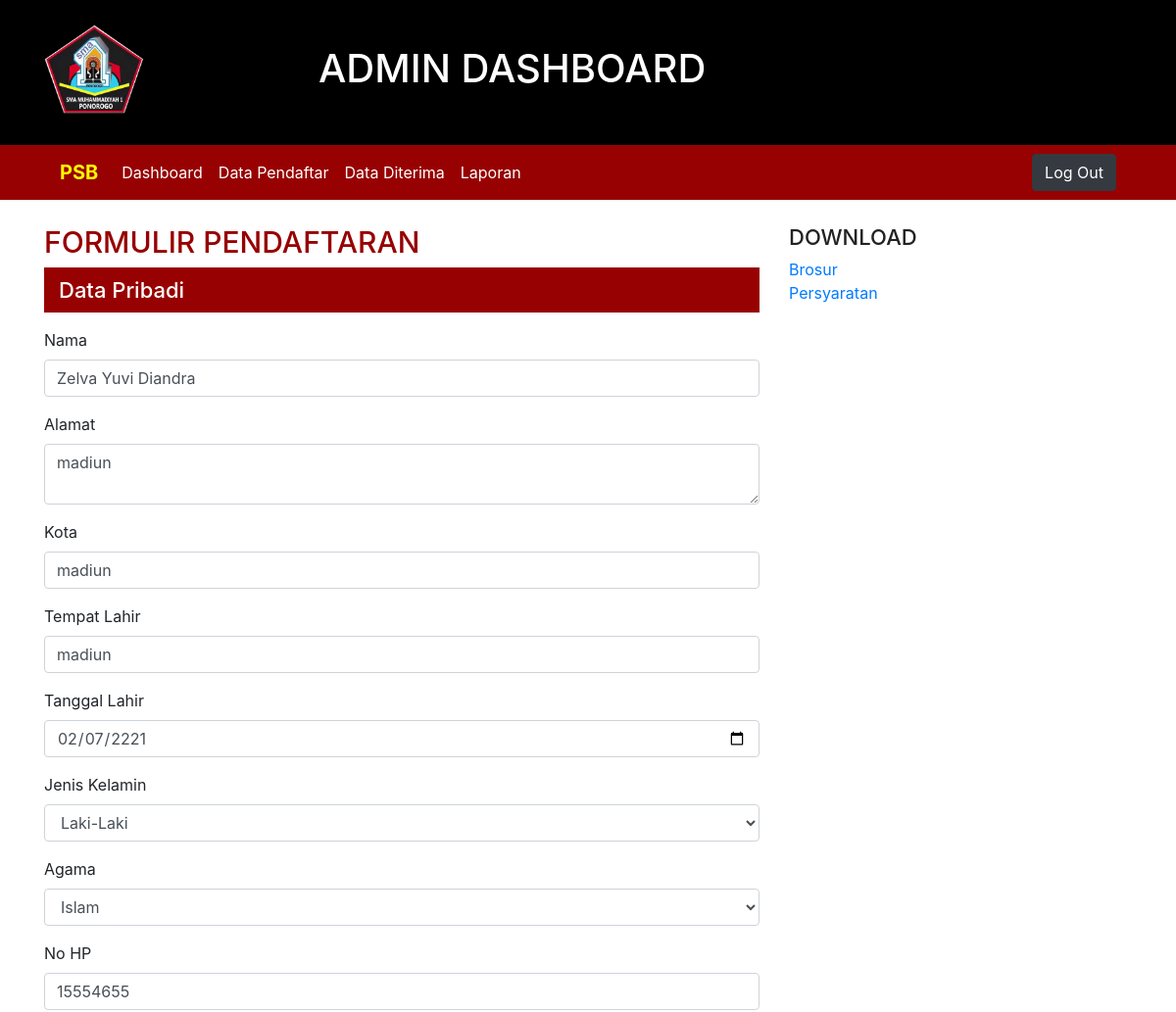
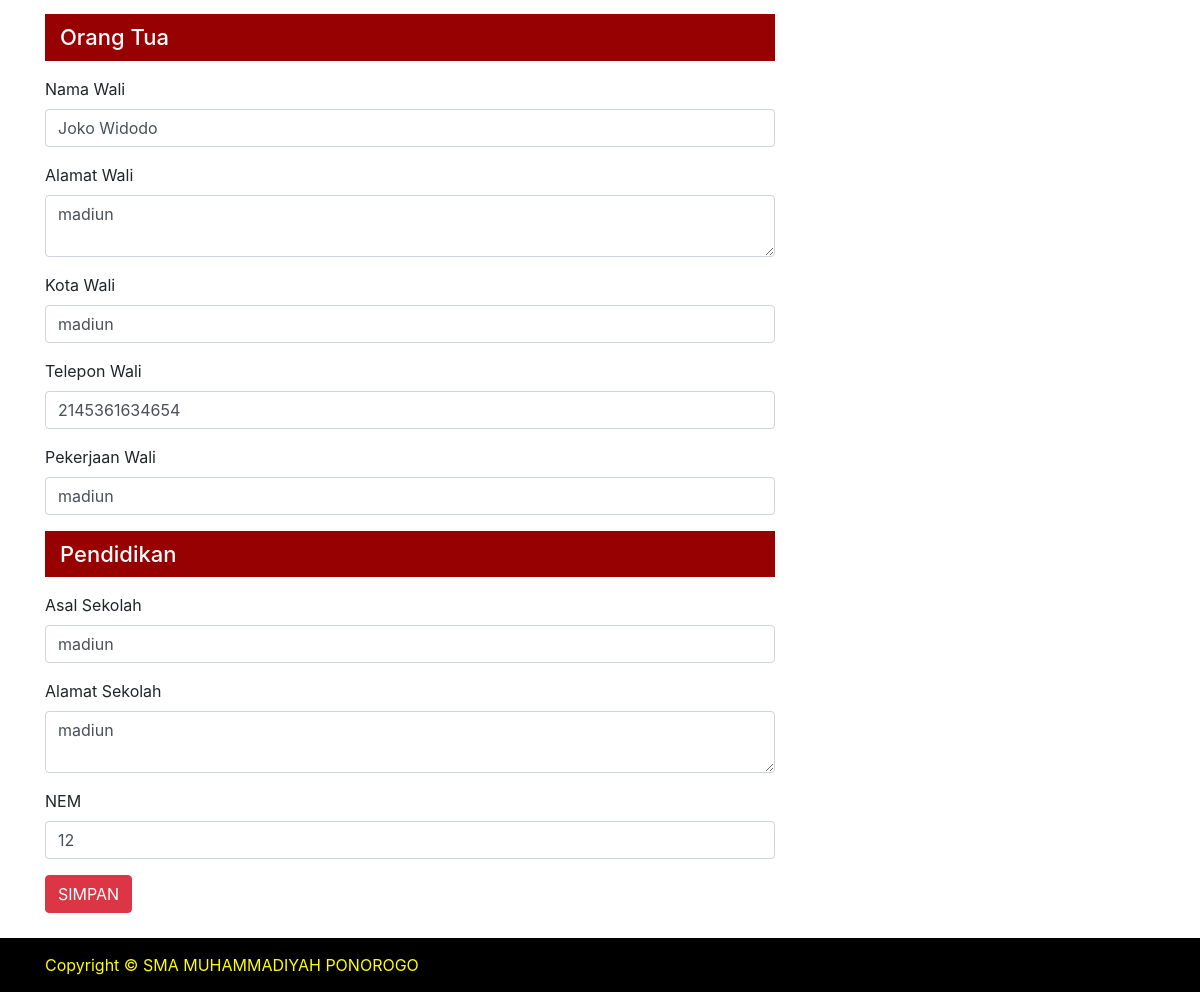
/admin/detail_pendaftar.php?id=6, run on the app's committed database (2 pictures, top to bottom).
### tables this page shows
CREATE TABLE IF NOT EXISTS `tb_pendaftaran` (
  `id` int(11) NOT NULL AUTO_INCREMENT,
  `no` varchar(50) NOT NULL DEFAULT '0',
  `tgl` date DEFAULT NULL,
  `nama_lengkap` varchar(50) NOT NULL,
  `kota` varchar(30) NOT NULL,
  `alamat` varchar(100) NOT NULL,
  `tempat_lahir` varchar(30) NOT NULL,
  `tanggal_lahir` date NOT NULL,
  `jenis_kelamin` varchar(50) NOT NULL,
  `agama` varchar(20) NOT NULL,
  `no_hp` varchar(15) NOT NULL,
  `nama_wali` varchar(50) NOT NULL,
  `kota_wali` varchar(50) NOT NULL,
  `alamat_wali` varchar(100) NOT NULL,
  `telp_wali` varchar(15) NOT NULL,
  `pekerjaan_wali` varchar(30) NOT NULL,
  `asal_sekolah` varchar(30) NOT NULL,
  `alamat_sekolah` varchar(100) NOT NULL,
  `nilai_akhir` varchar(100) NOT NULL,
  `status` tinyint(4) DEFAULT NULL,
  PRIMARY KEY (`id`)
);

### admin/detail_pendaftar.php (the view, shortened to what this page needs)
<?php include "header.php"; ?>
<?php
    require_once('../system/conn.php');
    if(isset($_GET['id']))
    {
        $sql = "SELECT * FROM tb_pendaftaran WHERE id=:id ORDER BY tgl DESC";
        $stmt = $db->prepare($sql);
        $params = [
            'id' => $_GET['id']
        ];
        $stmt->execute($params);
        $row = $stmt->fetch();
    }
?>
    <div id="page" class="registrasi">
        <div class="container">
            <div class="row">
                <div class="content col-md-8">
                    <h1>FORMULIR PENDAFTARAN</h1>
                    <form action="action/edit.php" method="POST">
                        <div class="form-group">
                            <h2>Data Pribadi</h2>
                        </div>
                        <div class="form-group">
                            <label for="nama">Nama</label>
                            <input value="<?php echo $row['nama_lengkap'] ?>" type="text" name="name" class="form-control" id="nama" placeholder="Nama Lengkap">
                        </div>
                        <div class="form-group">
                            <label for="alamat">Alamat</label>
                            <textarea value="<?php echo $row['alamat'] ?>" class="form-control" name="alamat" id="alamat" placeholder="Alamat"><?php echo $row['alamat'] ?></textarea>
                        </div>
                        <div class="form-group">
                            <label for="kota">Kota</label>
                            <input value="<?php echo $row['kota'] ?>" type="text" class="form-control" name="kota" id="kota" placeholder="Kota">
                        </div>
                        <div class="form-group">
                            <label for="tempatlahir">Tempat Lahir</label>
                            <input value="<?php echo $row['tempat_lahir'] ?>" type="text" class="form-control" name="tempatLahir" id="tempatlahir" placeholder="Tempat Lahir">
                        </div>
                        <div class="form-group">
                            <label for="tgl_lahir">Tanggal Lahir</label>
                            <input value="<?php echo $row['tanggal_lahir'] ?>" type="date" class="form-control" name="tglLahir" id="tgl_lahir" placeholder="Tanggal Lahir">
                        </div>
                        <div class="form-group">
                            <label for="nama">Jenis Kelamin</label>
                            <select name="jk" class="form-control" id="jk" name="jk">
                                <option <?php echo $row['jenis_kelamin'] == "Laki-Laki" ? 'selected' : '' ?> value="Laki-Laki">Laki-Laki</option>
                            </select>
                        </div>
                        <div class="form-group">
                            <label for="nama">Agama</label>
                            <select class="form-control" name="agama" id="agama" name="agama">
                                <option <?php echo $row['agama'] == "Islam" ? 'selected' : '' ?> value="Islam">Islam</option>
                            </select>
                        </div>
                        <div class="form-group">
                            <label for="hp">No HP</label>
                            <input value="<?php echo $row['no_hp'] ?>" type="text" name="noHp" class="form-control" id="hp" placeholder="No HP">
                        </div>
                        <div class="form-group">
                            <h2>Orang Tua</h2>
                        </div>
                        <div class="form-group">
                            <label for="nama_wali">Nama Wali</label>
                            <input type="text" value="<?php echo $row['nama_wali'] ?>" name="namaWali" class="form-control" id="nama_wali" placeholder="Nama Wali">
                        </div>
                        <div class="form-group">
                            <label for="alamat_wali">Alamat Wali</label>
                            <textarea class="form-control" value="<?php echo $row['alamat_wali'] ?>" name="alamatWali" id="alamat_wali" placeholder="Alamat Wali"><?php echo $row['alamat_wali'] ?></textarea>
                        </div>
                        <div class="form-group">
                            <label for="kota_wali">Kota Wali</label>
                            <input type="text" value="<?php echo $row['kota_wali'] ?>" name="kotaWali" class="form-control" id="kota_wali" placeholder="Kota Wali">
                        </div>
                        <div class="form-group">
                            <label for="telp_wali">Telepon Wali</label>
                            <input value="<?php echo $row['telp_wali'] ?>" type="text" name="telpWali" class="form-control" id="telp_wali" placeholder="Telepon Wali">
                        </div>
                        <div class="form-group">
                            <label for="pekerjaan_wali">Pekerjaan Wali</label>
                            <input type="text" value="<?php echo $row['pekerjaan_wali'] ?>" name="pekerjaanWali" class="form-control" id="pekerjaan_wali" placeholder="Pekerjaan Wali">
                        </div>
                        <div class="form-group">
                            <h2>Pendidikan</h2>
                        </div>
                        <div class="form-group">
                            <label for="asal_sekolah">Asal Sekolah</label>
                            <input value="<?php echo $row['asal_sekolah'] ?>" type="text" name="asalSekolah" class="form-control" id="asal_sekolah" placeholder="Asal Sekolah">
                        </div>
                        <div class="form-group">
                            <label for="alamat_sekolah">Alamat Sekolah</label>
                            <textarea value="<?php echo $row['alamat_sekolah'] ?>" class="form-control" name="alamatSekolah" id="alamat_sekolah" placeholder="Alamat Sekolah"><?php echo $row['alamat_sekolah'] ?></textarea>
                        </div>
                        <div class="form-group">
                            <label for="nem">NEM</label>
                            <input value="<?php echo $row['nilai_akhir'] ?>" type="number" class="form-control" name="nem" id="nem" placeholder="NEM">
                        </div>
                        <button type="submit" class="btn btn-danger">SIMPAN</button>
                    </form>
                </div>
                <div class="sidebar col-md-4">
                    <div class="widget">
                        <h2>Download</h2>
                        <ul>
                            <li>
                                <a href="#">Brosur</a>
                            </li>
                            <li>
                                <a href="#">Persyaratan</a>
                            </li>
                        </ul>
                    </div>
                </div>
            </div>
        </div>
    </div>
<?php include "footer.php"; ?>

### admin/header.php (shortened to what this page needs)
<!DOCTYPE html>
<html lang="en">
<head>
    <link rel="stylesheet" href="assets/css/bootstrap.min.css">
    <link rel="stylesheet" href="style.css">
</head>
<body>
    <div id="header">
        <div class="container">
            <div class="row">
                <div class="logo col-md-3">
                    <img src="assets/images/logo.png" alt="">
                </div>
                <div class="title col-md-9">
                    <h1>ADMIN DASHBOARD</h1>
                </div>
            </div>
        </div>
    </div>
    <div id="navigation">
        <div class="container">
            <nav class="navbar navbar-expand-lg navbar-light">
                <a class="navbar-brand" href="#">PSB</a>
                <div class="collapse navbar-collapse" id="navbarText">
                    <ul class="navbar-nav mr-auto">
                        <li class="nav-item active">
                            <a class="nav-link" href="admin/index.php">Dashboard <span class="sr-only">(current)</span></a>
                        </li>
                        <li class="nav-item">
                            <a class="nav-link" href=" admin/pendaftar.php">Data Pendaftar</a>
                        </li>
                        <li class="nav-item">
                            <a class="nav-link" href="admin/terdaftar.php">Data Diterima</a>
                        </li>
                        <li class="nav-item">
                            <a class="nav-link" href="admin/laporan.php">Laporan</a>
                        </li>
                    </ul>
                    <a href="action/logout.php">
                        <button type="button" class="btn btn-dark">Log Out</button>
                    </a>
                </div>
            </nav>
        </div>
    </div>

### admin/footer.php (shortened to what this page needs)
<div id="footer">
        <div class="container">
            Copyright &#169; SMA MUHAMMADIYAH PONOROGO
        </div>
    </div>
</body>
</html>

### style.css (style rules this page uses)
#header { position: relative; background: #000; padding: 10px 0; }
#header .logo { position: relative; padding: 15px; }
#header .logo img { width: 40%; }
#header .title { padding: 10px; }
#header .title h1 { color: #fff; line-height: 50px; font-size: 40px; padding: 25px 0; }
#navigation { position: relative; background: #970101; }
#navigation .navbar-brand { color: #ffff00; font-weight: bold; }
#navigation .nav-item a { color: #fff; }
#page { position: relative; padding: 25px 0; }
#page .sidebar { position: relative; }
#page .sidebar .widget { position: relative; margin-bottom: 15px; }
#page .sidebar .widget h2 { position: relative; font-size: 22px; color: #222; text-transform: uppercase; }
#page .sidebar .widget ul { list-style-type: none; margin: 0; padding: 0; }
#page.registrasi h1 { position: relative; font-size: 30px; color: #970101; }
#page.registrasi form h2 { position: relative; font-size: 22px; background: #970101; color: #fff; padding: 10px 15px; }
#footer { position: relative; background: #000; color: #ffff00; padding: 15px 0; }

### data on the page
tb_pendaftaran: name "Zelva Yuvi Diandra", alamat "madiun", kota "madiun", tempatLahir "madiun", tglLahir "02/07/2221", jk "Laki-Laki", agama "Islam", noHp "15554655", namaWali "Joko Widodo", alamatWali "madiun", kotaWali "madiun", telpWali "2145361634654", pekerjaanWali "madiun", asalSekolah "madiun", alamatSekolah "madiun", nem "12"
